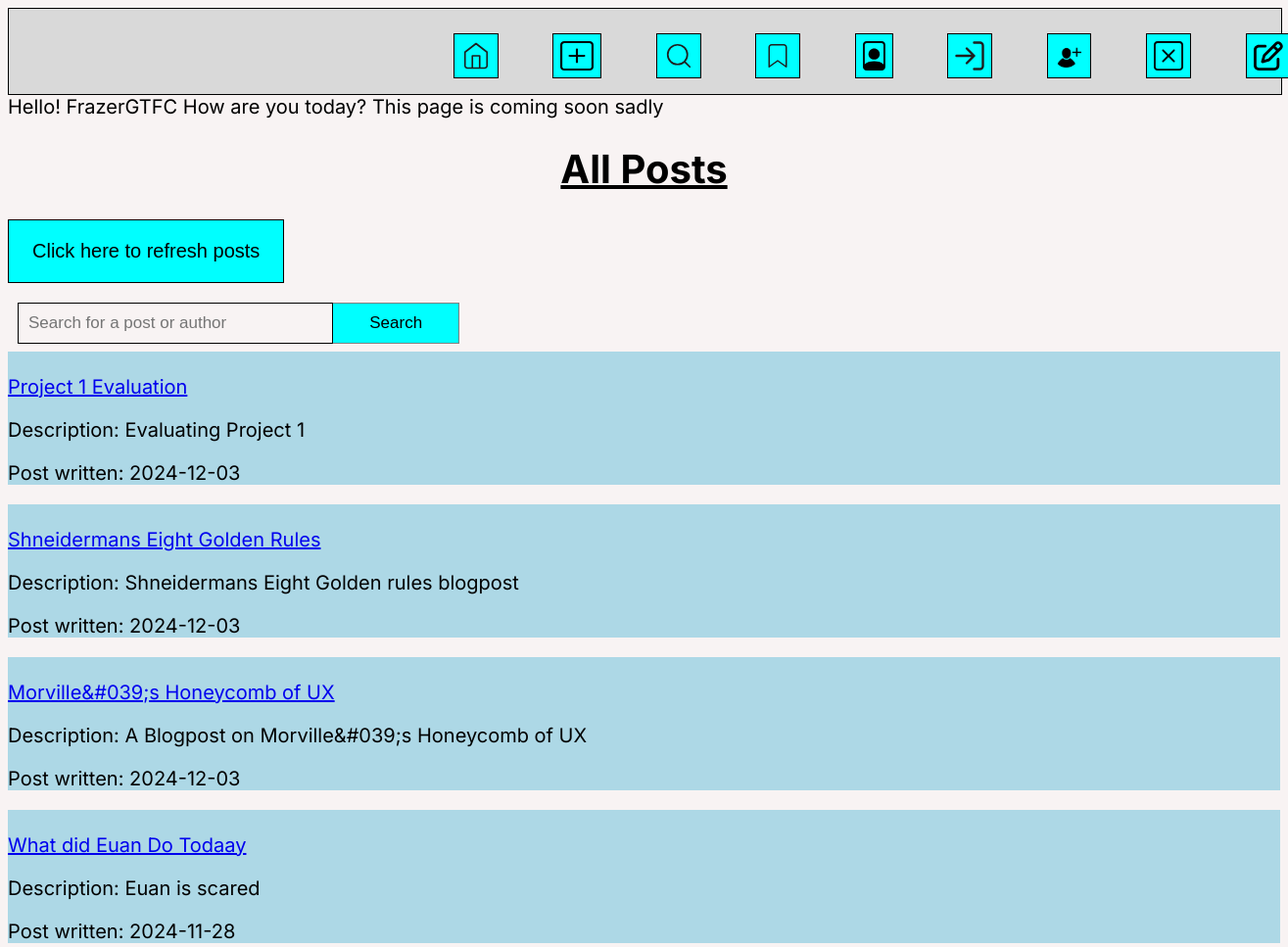
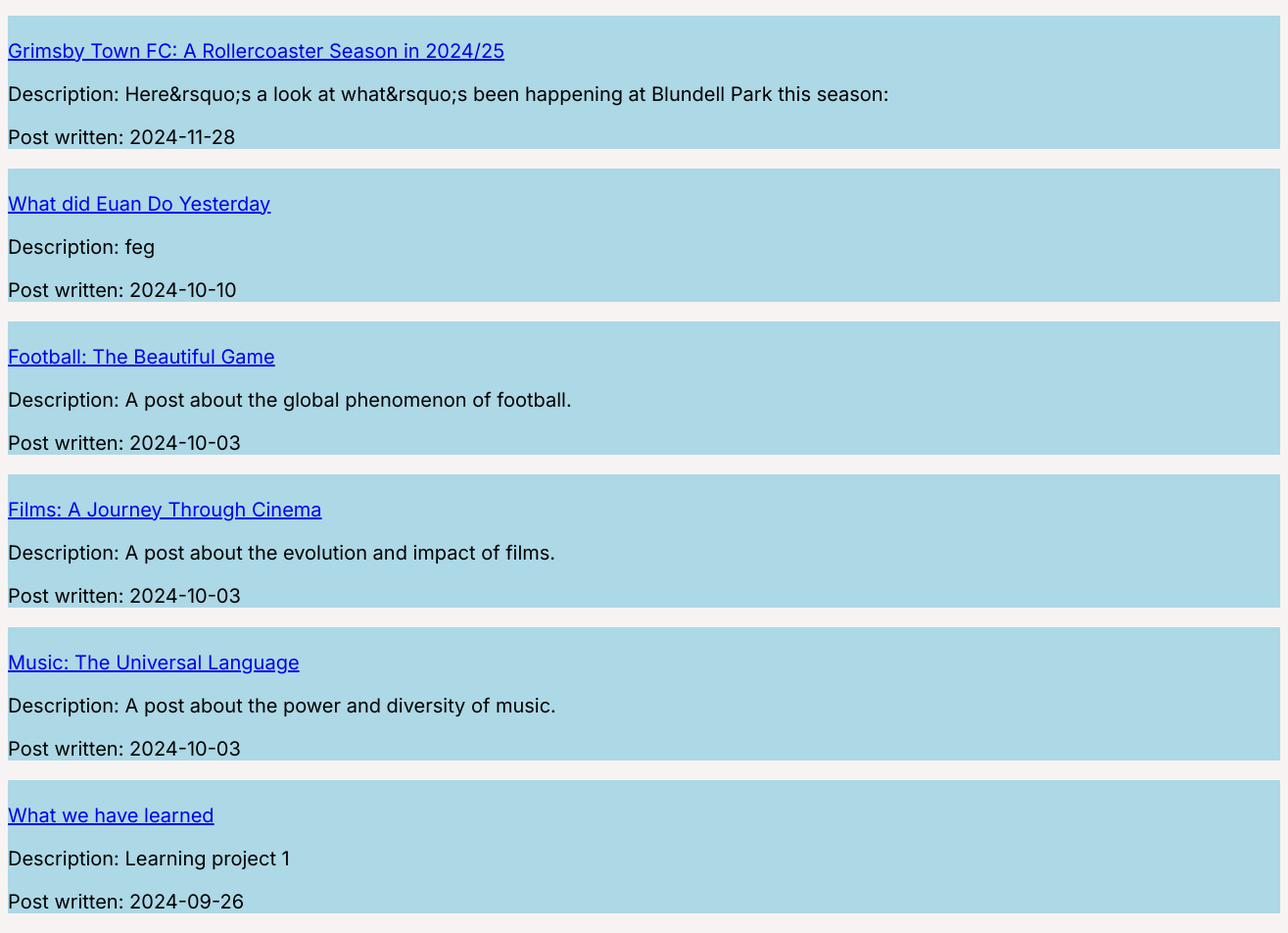
Screenshot of /bookmarked_posts.php (signed in) with the database file from the repository (2 pictures, top to bottom).
### tables this page shows
CREATE TABLE `posts` (
  `id` int(12) UNSIGNED NOT NULL,
  `title` varchar(255) NOT NULL,
  `description` varchar(255) NOT NULL,
  `post_txt` mediumtext NOT NULL,
  `picture` blob NOT NULL,
  `created` date NOT NULL DEFAULT current_timestamp()
);

### bookmarked_posts.php (the view, shortened to what this page needs)
<?php
include 'connectdb.php';
$posts = [];
if (empty($posts)) {
    $stmt = $conn->prepare("SELECT * FROM posts ORDER BY created DESC");
    $stmt->execute();
    $result = $stmt->get_result();
    while ($row = $result->fetch_assoc()) {
        $posts[] = $row;
    }
}
$username = $_SESSION['username'] ?? 'Guest';
?>
<!DOCTYPE html>
<html lang="en">
<head>
    <link rel="stylesheet" href="list_posts.css">
</head>
<body>
<nav class="Header">
        <a class="icon" class="icon" href="index.php">
            <img src="Home.svg">
            </a>
            <a class="icon" href="new_post_form.php">
            <img src="create_post.svg">
            </a>
            <a class="icon" href="list_posts.php">
            <img src="Search.svg">
        <a class="icon" href="bookmarked_posts.php">
        <img src="Bookmark.svg">
        </a>
            <a class="icon" href="view_profile.php">
            <img src="Account.svg">
            </a>
            </a>
            <a class="icon" href="login.php">
            <img src="login.svg">
            </a>
            <a class="icon" href="signup.php">
            <img src="signup.svg">
            </a>
            <a class="icon" href="delete_profile.php">
        <img src="delete_profile.svg">
        </a>
        <a class="icon" href="feedback.php">
        <img src="feedback.svg">
        </a>
        </nav>
    <?php
    echo "Hello! {$username} How are you today? This page is coming soon sadly ";
    ?>
    <h1 class="title"><b><u>All Posts</u></b></h1>
    <div class="refresh">
        <button> <a href="bookmarked_posts.php"> Click here to refresh posts</a></button>
    </div>
    <div class="search-button">
        <form method='POST'>
            <input type="text" placeholder="Search for a post or author" name="search">
            <button name="submit">Search</button>
        </form>
    </div>
    <div class="posts-container">
        <?php
        if (!empty($posts)) {
            foreach ($posts as $row) {
                echo '<section class="postCard">';
                echo '<p><a href="retrieve_post.php?id=' . htmlspecialchars($row['id']) . '">' . '<br>', htmlspecialchars($row['title']) . '</a></p>';
                echo '<p>Description: ' . htmlspecialchars($row['description']) . '</p>';
                echo '<p>Post written: ' . htmlspecialchars($row['created']) . '</p>';
                echo '</section>';
            }
        } else {
            echo "<p>No posts found.</p>";
        }
        ?>
    </div>
</body>
</html>

### list_posts.css (style rules this page uses)
body { background-color: #F8F3F3; font-family: "Inter", sans-serif; font-size: 20px; }
nav { width: 100%; margin: auto; height: 87px; display: inline-block; background-color: #D9D9D9; border: 1px solid #000; }
.icon { text-decoration: none; position: relative; left: 33%; }
.icon img { border: #000 thin solid; padding: 7px; height: 30px; background-color: aqua; margin: 25px; }
.title { text-align: center; }
.refresh button { border: #000 thin solid; padding: 20px 24px; background-color: aqua; text-decoration: none; cursor: pointer; font-size: 20px; text-align: center; }
.refresh a { text-decoration: none; color: black; }
input { box-sizing: border-box; float: left; width: 25%; padding: 10px; background: transparent; color: black; font-size: 17px; border: 1px solid black; cursor: pointer; }
form button { background: aqua; float: left; width: 10%; padding: 10px; color: black; font-size: 17px; border: 1px solid grey; border-left: none; cursor: pointer; }
.search-button { text-decoration: none; padding-left: 10px; padding-bottom: 30px; }
section.postCard { background-color: lightblue; display: block; }

### rows the page displays
posts: title "Project 1 Evaluation", description "Evaluating Project 1", created "2024-12-03"
posts: title "Shneidermans Eight Golden Rules", description "Shneidermans Eight Golden rules blogpost", created "2024-12-03"
posts: title "Morville&#039;s Honeycomb of UX", description "A Blogpost on Morville&#039;s Honeycomb of UX", created "2024-12-03"
posts: title "What did Euan Do Todaay", description "Euan is scared", created "2024-11-28"
posts: title "Grimsby Town FC: A Rollercoaster Season in 2024/25", description "Here&rsquo;s a look at what&rsquo;s been happening at Blundell Park this season:", created "2024-11-28"
posts: title "What did Euan Do Yesterday", description "feg", created "2024-10-10"
posts: title "Football: The Beautiful Game", description "A post about the global phenomenon of football.", created "2024-10-03"
posts: title "Films: A Journey Through Cinema", description "A post about the evolution and impact of films.", created "2024-10-03"
posts: title "Music: The Universal Language", description "A post about the power and diversity of music.", created "2024-10-03"
posts: title "What we have learned", description "Learning project 1", created "2024-09-26"

### other values shown
$username "FrazerGTFC"
